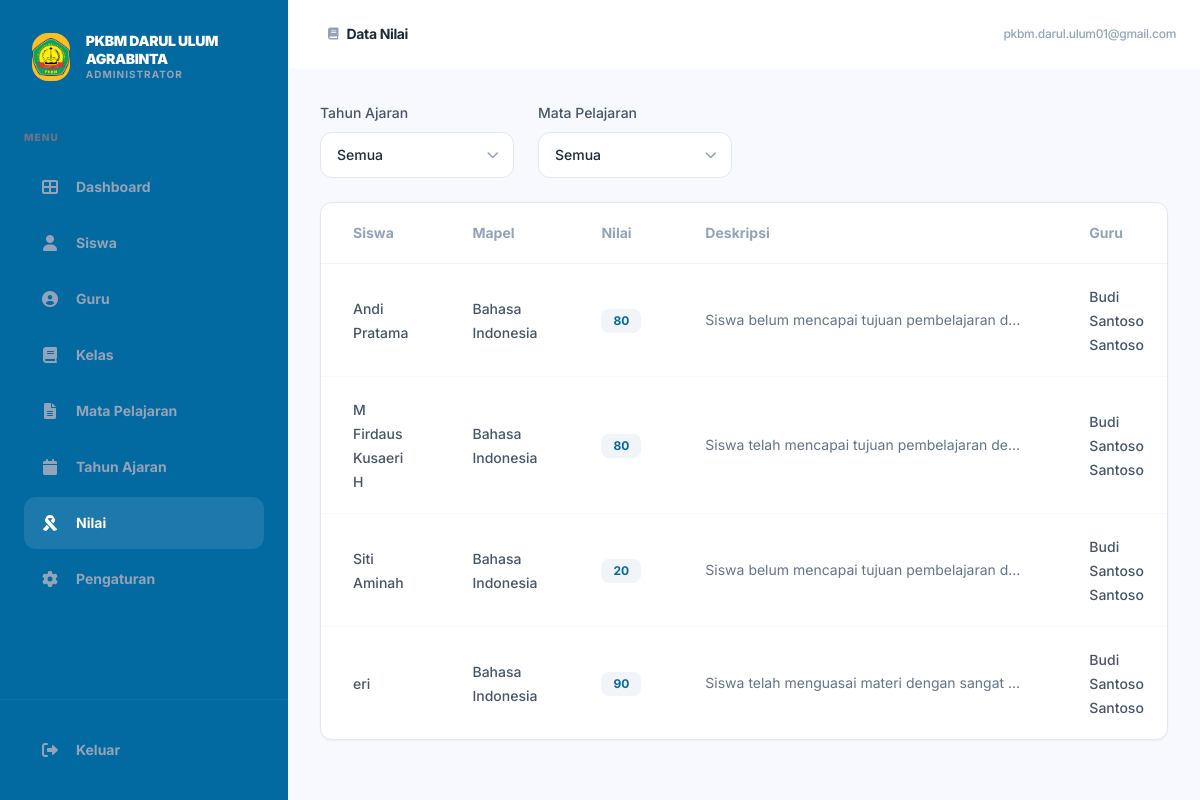
The page /grades/ (signed in) on the database as committed earlier.
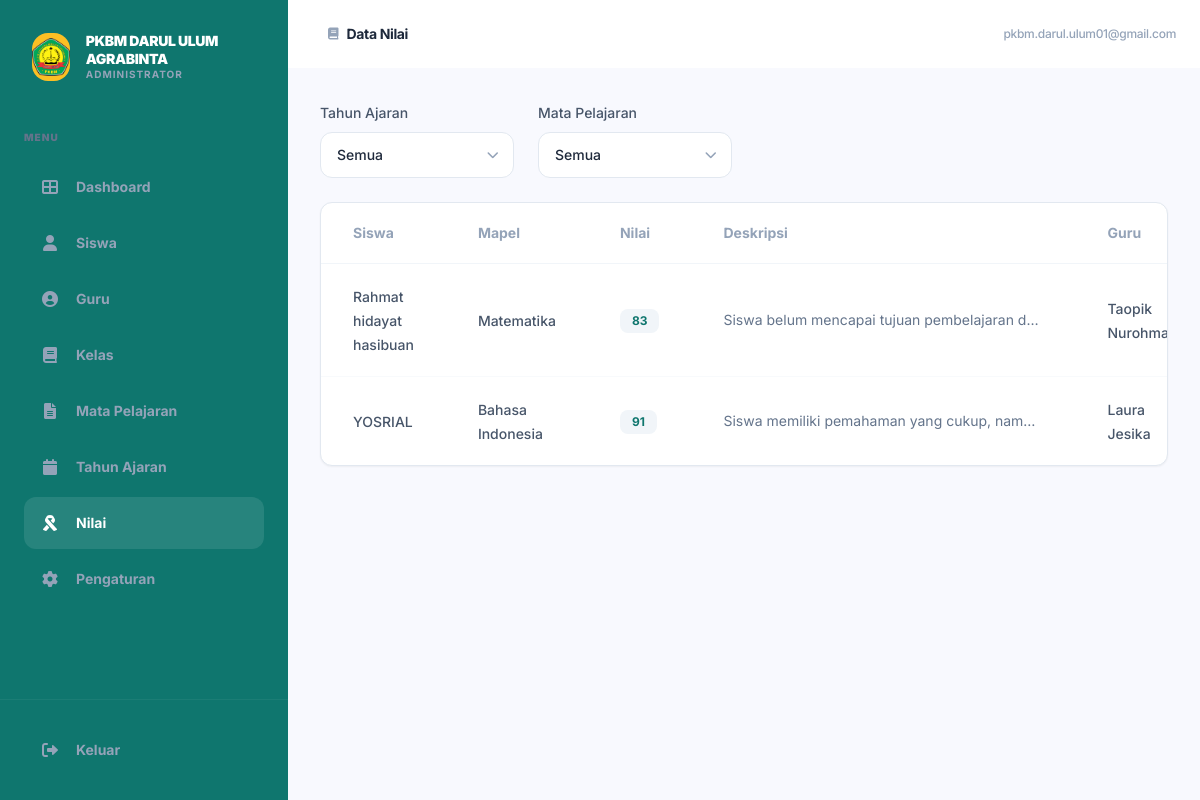
The same page on the database as committed later.
### apps_main/models.py (models this page shows, shortened)
class SchoolProfile(models.Model):
    name = models.CharField(max_length=255, default="PKBM Darul Ulum Agrabinta")
    logo = models.ImageField(upload_to='school/', null=True, blank=True)
    principal_name = models.CharField(max_length=255)
    nip = models.CharField(max_length=50, blank=True, null=True)
    address = models.TextField()
    phone = models.CharField(max_length=20, blank=True, null=True)
    email = models.EmailField(blank=True, null=True)
    theme_color = models.CharField(max_length=20, default="#1e295b")
    signature = models.ImageField(upload_to='school/signature/', null=True, blank=True)
    stamp = models.ImageField(upload_to='school/stamp/', null=True, blank=True)

class User(AbstractUser):
    ROLE_CHOICES = (
        ('ADMIN', 'Super Admin'),
        ('TEACHER', 'Teacher'),
        ('STUDENT', 'Student'),
    )
    role = models.CharField(max_length=10, choices=ROLE_CHOICES, default='STUDENT')
    photo = models.ImageField(upload_to='user_photos/', null=True, blank=True)

class Grade(models.Model):
    student = models.ForeignKey(Student, on_delete=models.CASCADE, related_name='grades')
    subject = models.ForeignKey(Subject, on_delete=models.CASCADE)
    teacher = models.ForeignKey(Teacher, on_delete=models.CASCADE)
    academic_year = models.ForeignKey(AcademicYear, on_delete=models.CASCADE)
    daily_test_grade = models.DecimalField(max_digits=5, decimal_places=2, null=True, blank=True)
    midterm_grade = models.DecimalField(max_digits=5, decimal_places=2, null=True, blank=True)
    final_exam_grade = models.DecimalField(max_digits=5, decimal_places=2, null=True, blank=True)
    numeric_grade = models.DecimalField(max_digits=5, decimal_places=2)
    description = models.TextField(help_text="Deskripsi Capaian Kompetensi")
    class Meta:
        unique_together = ('student', 'subject', 'academic_year')

class Student(models.Model):
    GENDER_CHOICES = (
        ('L', 'Laki-laki'),
        ('P', 'Perempuan'),
    )
    user = models.OneToOneField(User, on_delete=models.CASCADE, related_name='student_profile')
    nisn = models.CharField(max_length=20, unique=True)
    nis = models.CharField(max_length=20, unique=True, null=True, blank=True)
    class_level = models.ForeignKey(ClassLevel, on_delete=models.SET_NULL, null=True)
    gender = models.CharField(max_length=1, choices=GENDER_CHOICES, default='L')
    birth_place = models.CharField(max_length=100, null=True, blank=True)
    birth_date = models.DateField(null=True, blank=True)
    parent_name = models.CharField(max_length=255, null=True, blank=True)
    address = models.TextField(null=True, blank=True)
    address_village = models.CharField(max_length=100, null=True, blank=True)
    address_district = models.CharField(max_length=100, null=True, blank=True)
    address_regency = models.CharField(max_length=100, null=True, blank=True)
    address_province = models.CharField(max_length=100, null=True, blank=True)
    religion = models.CharField(max_length=20, null=True, blank=True)
    previous_education = models.CharField(max_length=100, null=True, blank=True)
    father_name = models.CharField(max_length=255, null=True, blank=True)
    mother_name = models.CharField(max_length=255, null=True, blank=True)
    father_occupation = models.CharField(max_length=100, null=True, blank=True)
    mother_occupation = models.CharField(max_length=100, null=True, blank=True)
    guardian_name = models.CharField(max_length=255, null=True, blank=True)
    guardian_occupation = models.CharField(max_length=100, null=True, blank=True)
    guardian_address = models.TextField(null=True, blank=True)

class Subject(models.Model):
    PROGRAM_CHOICES = (
        ('PAKET_B', 'Paket B (SMP)'),
        ('PAKET_C', 'Paket C (SMA)'),
        ('BOTH', 'Keduanya'),
    )
    name = models.CharField(max_length=100)
    code = models.CharField(max_length=20, unique=True)
    program = models.CharField(max_length=20, choices=PROGRAM_CHOICES, default='BOTH')

class Teacher(models.Model):
    user = models.OneToOneField(User, on_delete=models.CASCADE, related_name='teacher_profile')
    nip = models.CharField(max_length=50, unique=True, null=True, blank=True)
    subjects = models.ManyToManyField(Subject, through='TeacherSubject')
    signature = models.ImageField(upload_to='teacher/signatures/', null=True, blank=True)

### apps_main/views.py (the view, shortened to what this page needs)
# urls.py: path('grades/', views.manage_grades, name='manage_grades'),
@user_passes_test(is_admin)
def manage_grades(request):
    selected_year = request.GET.get('year')
    selected_subject = request.GET.get('subject')
    grades = Grade.objects.all().select_related('student__user', 'subject', 'teacher__user', 'academic_year')
    if selected_year:
        grades = grades.filter(academic_year_id=selected_year)
    if selected_subject:
        grades = grades.filter(subject_id=selected_subject)
    context = {
        'grades': grades.order_by('-academic_year__year', 'student__user__first_name'),
        'academic_years': AcademicYear.objects.all().order_by('-year', '-semester'),
        'subjects': Subject.objects.all().order_by('name'),
        'teachers': Teacher.objects.all().select_related('user').order_by('user__first_name'),
        'selected_year': selected_year,
        'selected_subject': selected_subject,
        'page_title': 'Data Nilai'
    }
    return render(request, 'apps_main/manage_grades.html', context)

### apps_main/context_processors.py (called while the page is built)
def school_profile(request):
    school = SchoolProfile.objects.first()
    return {
        'school_profile': school
    }

### apps_main/views.py (called while the page is built)
def is_admin(user):
    return user.is_authenticated and user.role == 'ADMIN'

### templates/apps_main/manage_grades.html (shortened to what this page needs)
{% extends 'base.html' %}
{% block page_title %}Data Nilai{% endblock %}
{% block page_icon %}<i class="fas fa-book text-xs"></i>{% endblock %}
{% block content %}
<div class="space-y-6">
    <div class="grid grid-cols-1 md:grid-cols-2 lg:grid-cols-4 gap-6">
        <div class="space-y-2">
            <label class="text-sm font-medium text-slate-600">Tahun Ajaran</label>
            <div class="relative">
                <select onchange="applyFilters()" id="filter_year" class="w-full px-4 py-3 bg-white border border-slate-200 rounded-xl focus:ring-2 focus-ring-primary focus:border-[primary] transition-all text-sm font-medium appearance-none cursor-pointer">
                    <option value="">Semua</option>
                </select>
                <div class="absolute inset-y-0 right-0 flex items-center px-4 pointer-events-none text-slate-400">
                </div>
            </div>
        </div>
        <div class="space-y-2">
            <label class="text-sm font-medium text-slate-600">Mata Pelajaran</label>
            <div class="relative">
                <select onchange="applyFilters()" id="filter_subject" class="w-full px-4 py-3 bg-white border border-slate-200 rounded-xl focus:ring-2 focus-ring-primary focus:border-[primary] transition-all text-sm font-medium appearance-none cursor-pointer">
                    <option value="">Semua</option>
                </select>
                <div class="absolute inset-y-0 right-0 flex items-center px-4 pointer-events-none text-slate-400">
                </div>
            </div>
        </div>
    </div>
    <div class="bg-white rounded-xl shadow-sm border border-slate-200 overflow-hidden">
        <div class="overflow-x-auto">
            <table class="w-full text-left">
                <thead>
                    <tr class="text-slate-400 text-sm font-normal border-b border-slate-100">
                        <th class="px-8 py-5">Siswa</th>
                        <th class="px-8 py-5">Mapel</th>
                        <th class="px-8 py-5">Nilai</th>
                        <th class="px-8 py-5">Deskripsi</th>
                        <th class="px-8 py-5">Guru</th>
                    </tr>
                </thead>
                <tbody class="divide-y divide-slate-50">
                    {% for grade in grades %}
                    <tr class="hover:bg-slate-50/30 transition-colors group">
                        <td class="px-8 py-5">
                            <span class="text-sm font-medium text-slate-600">{{ grade.student.user.get_full_name }}</span>
                        </td>
                        <td class="px-8 py-5">
                            <span class="text-sm font-medium text-slate-600">{{ grade.subject.name }}</span>
                        </td>
                        <td class="px-8 py-5">
                            <span class="inline-flex items-center px-3 py-1 bg-slate-100 text-primary rounded-lg text-xs font-bold">
                                {{ grade.numeric_grade|floatformat:0 }}
                            </span>
                        </td>
                        <td class="px-8 py-5">
                            <p class="text-sm text-slate-500 max-w-xs truncate" title="{{ grade.description }}">{{ grade.description }}</p>
                        </td>
                        <td class="px-8 py-5">
                            <span class="text-sm font-medium text-slate-600">{{ grade.teacher.user.get_full_name }}</span>
                        </td>
                    </tr>
                    {% empty %}
                    <tr>
                        <td colspan="6" class="px-8 py-20 text-center">
                            <p class="text-sm font-medium text-slate-400">Belum ada data nilai</p>
                        </td>
                    </tr>
                    {% endfor %}
                </tbody>
            </table>
        </div>
    </div>
</div>
{% endblock %}

### templates/base.html (shortened to what this page needs)
<!DOCTYPE html>
<html lang="en">
<head>
    <script src="https://cdn.tailwindcss.com"></script>
    <link href="https://cdnjs.cloudflare.com/ajax/libs/font-awesome/6.0.0/css/all.min.css" rel="stylesheet">
</head>
<body class="bg-[#f8f9fe] text-[#1e293b]">
    {% if user.is_authenticated %}
    <div class="min-h-screen flex">
        <aside id="sidebar" class="w-72 bg-primary text-white flex-shrink-0 hidden md:flex flex-col fixed inset-y-0 left-0 z-50 md:relative transition-transform -translate-x-full md:translate-x-0">
            <div class="p-8 flex items-center justify-between">
                <div class="flex items-center space-x-4">
                    <div class="w-12 h-12 bg-[#fbbf24] rounded-2xl flex items-center justify-center text-primary text-2xl overflow-hidden">
                        {% if school_profile.logo %}
                            <img src="{{ school_profile.logo.url }}" class="w-full h-full object-contain">
                        {% else %}
                            <i class="fas fa-graduation-cap"></i>
                        {% endif %}
                    </div>
                    <div>
                        <h1 class="text-sm font-black tracking-tight leading-tight uppercase">{{ school_profile.name|default:'PKBM Darul Ulum' }}</h1>
                        <p class="text-[10px] text-slate-400 font-bold uppercase tracking-widest">Administrator</p>
                    </div>
                </div>
            </div>
            <div class="px-6 py-4">
                <p class="text-[10px] font-black text-slate-500 uppercase tracking-widest mb-4">Menu</p>
                <nav class="space-y-1">
                    <a href="{% url 'dashboard' %}" class="flex items-center space-x-4 p-4 rounded-xl {% if request.resolver_match.url_name == 'dashboard' %}bg-white/10 text-white{% else %}text-slate-400 hover:text-white transition{% endif %}">
                        <i class="fas fa-th-large w-5 text-center"></i>
                        <span class="text-sm font-bold">Dashboard</span>
                    </a>
                    {% if user.role == 'ADMIN' %}
                    <a href="{% url 'manage_students' %}" class="flex items-center space-x-4 p-4 rounded-xl {% if request.resolver_match.url_name == 'manage_students' %}bg-white/10 text-white{% else %}text-slate-400 hover:text-white transition{% endif %}">
                        <i class="fas fa-user w-5 text-center"></i>
                        <span class="text-sm font-bold">Siswa</span>
                    </a>
                    <a href="{% url 'manage_teachers' %}" class="flex items-center space-x-4 p-4 rounded-xl {% if request.resolver_match.url_name == 'manage_teachers' %}bg-white/10 text-white{% else %}text-slate-400 hover:text-white transition{% endif %}">
                        <i class="fas fa-user-circle w-5 text-center"></i>
                        <span class="text-sm font-bold">Guru</span>
                    </a>
                    <a href="{% url 'manage_classes' %}" class="flex items-center space-x-4 p-4 rounded-xl {% if request.resolver_match.url_name == 'manage_classes' %}bg-white/10 text-white{% else %}text-slate-400 hover:text-white transition{% endif %}">
                        <i class="fas fa-book w-5 text-center"></i>
                        <span class="text-sm font-bold">Kelas</span>
                    </a>
                    <a href="{% url 'manage_subjects' %}" class="flex items-center space-x-4 p-4 rounded-xl {% if request.resolver_match.url_name == 'manage_subjects' %}bg-white/10 text-white{% else %}text-slate-400 hover:text-white transition{% endif %}">
                        <i class="fas fa-file-alt w-5 text-center"></i>
                        <span class="text-sm font-bold">Mata Pelajaran</span>
                    </a>
                    <a href="{% url 'manage_academic_years' %}" class="flex items-center space-x-4 p-4 rounded-xl {% if request.resolver_match.url_name == 'manage_academic_years' %}bg-white/10 text-white{% else %}text-slate-400 hover:text-white transition{% endif %}">
                        <i class="fas fa-calendar w-5 text-center"></i>
                        <span class="text-sm font-bold">Tahun Ajaran</span>
                    </a>
                    <a href="{% url 'manage_grades' %}" class="flex items-center space-x-4 p-4 rounded-xl {% if request.resolver_match.url_name == 'manage_grades' %}bg-white/10 text-white{% else %}text-slate-400 hover:text-white transition{% endif %}">
                        <i class="fas fa-ribbon w-5 text-center"></i>
                        <span class="text-sm font-bold">Nilai</span>
                    </a>
                    <a href="{% url 'manage_settings' %}" class="flex items-center space-x-4 p-4 rounded-xl {% if request.resolver_match.url_name == 'manage_settings' %}bg-white/10 text-white{% else %}text-slate-400 hover:text-white transition{% endif %}">
                        <i class="fas fa-cog w-5 text-center"></i>
                        <span class="text-sm font-bold">Pengaturan</span>
                    </a>
                    {% endif %}
                </nav>
            </div>
            <div class="mt-auto p-6 border-t border-white/5">
                <form action="{% url 'logout' %}" method="post">
                    <button type="submit" class="flex items-center space-x-4 p-4 w-full text-slate-400 hover:text-white transition">
                        <i class="fas fa-sign-out-alt w-5 text-center"></i>
                        <span class="text-sm font-bold">Keluar</span>
                    </button>
                </form>
            </div>
        </aside>
        <main class="flex-1 flex flex-col min-w-0">
            <header class="bg-white p-6 flex justify-between items-center sticky top-0 z-10">
                <div class="flex items-center space-x-4">
                    <div class="flex items-center space-x-2 text-slate-400">
                        {% block page_icon %}<i class="fas fa-columns text-xs"></i>{% endblock %}
                        <span class="text-sm font-bold text-slate-800 tracking-tight">{% block page_title %}Dashboard{% endblock %}</span>
                    </div>
                </div>
                <div class="flex items-center space-x-4">
                    <p class="text-xs font-medium text-slate-400 tracking-tight">{{ user.email|default:user.username }}</p>
                </div>
            </header>
            <div class="p-8 flex-1 overflow-auto">
                {% block content %}{% endblock %}
            </div>
        </main>
    </div>
    {% else %}
    <div class="min-h-screen bg-slate-100 flex items-center justify-center p-4">
        {% block login_content %}{% endblock %}
    </div>
    {% endif %}
</body>
</html>

Rows that differ between the two databases and show on the page:
removed Grade: student.user.get_full_name "Andi Pratama", subject.name "Bahasa Indonesia", numeric_grade "80", description "Siswa belum mencapai tujuan pembelajaran d…", teacher.user.get_full_name "Budi Santoso Santoso"
removed Grade: student.user.get_full_name "M Firdaus Kusaeri H", subject.name "Bahasa Indonesia", numeric_grade "80", description "Siswa telah mencapai tujuan pembelajaran de…", teacher.user.get_full_name "Budi Santoso Santoso"
removed Grade: student.user.get_full_name "Siti Aminah", subject.name "Bahasa Indonesia", numeric_grade "20", description "Siswa belum mencapai tujuan pembelajaran d…", teacher.user.get_full_name "Budi Santoso Santoso"
removed Grade: student.user.get_full_name "eri", subject.name "Bahasa Indonesia", numeric_grade "90", description "Siswa telah menguasai materi dengan sangat…", teacher.user.get_full_name "Budi Santoso Santoso"
added Grade: student.user.get_full_name "Rahmat hidayat hasibuan", subject.name "Matematika", numeric_grade "83", description "Siswa belum mencapai tujuan pembelajaran d…", teacher.user.get_full_name "Taopik…"
added Grade: student.user.get_full_name "YOSRIAL", subject.name "Bahasa Indonesia", numeric_grade "91", description "Siswa memiliki pemahaman yang cukup, nam…", teacher.user.get_full_name "Laura Jesika"
